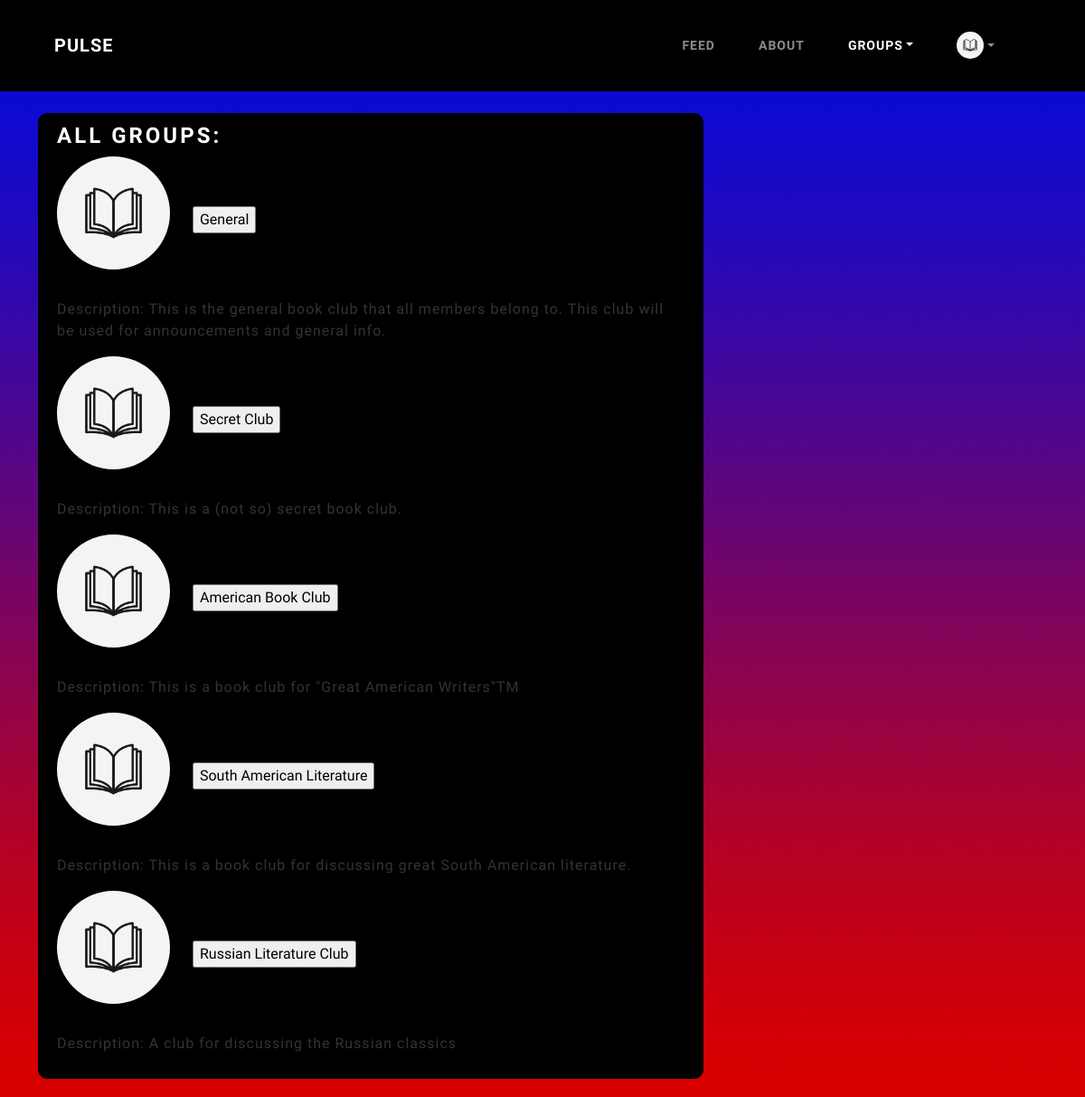
Screenshot of /club-list/ (signed in) with the database file from the repository.
### users/models.py (models this page shows, shortened)
class Profile(models.Model):
    user = models.OneToOneField(User, on_delete=models.CASCADE)
    image = models.ImageField(default='profile_pics/default-icon_RTHxOC0.jpg', upload_to='profile_pics')
    bio = models.TextField(default="There isn't much here...", blank=True)
    club = models.ManyToManyField(Club)

### blog/models.py (models this page shows, shortened)
class Club(models.Model):
    name = models.CharField(max_length=100)
    description = models.CharField(max_length=500, null=True)
    banner = models.ImageField(default='profile_pics/default-club_iFCZdbI.jpg', upload_to='profile_pics')
    owner = models.ForeignKey(User, on_delete=models.CASCADE, null=True)

### blog/views.py (the view, shortened to what this page needs)
# urls.py: path('club-list/', views.club_list, name='club-list'),
def club_list(request): #includes means of joining club
    clubs = Club.objects.all()
    user = request.user
    return render(request, 'blog/club_list.html', {'clubs': clubs, 'active_page':'groups'})

### blog/templates/blog/club_list.html (shortened to what this page needs)
{% extends "blog/base.html" %}
{% load crispy_forms_tags %}
{% block content %}
{% if user.is_authenticated %}
    <div class="content-section">
        <h3>All Groups:</h3>
        <form method="POST">
            {% for club in clubs %}
                <img class="rounded-circle account-img" src="{{ club.banner.url }}" />
                <input type="submit" name="btn" value="{{ club.name }}" />
                Description: {{ club.description }}
            {% endfor %}
        </form>
    </div>
{% else %}
    <div class="content-section">
        <h5>To view Pulse, please <a href="{% url 'login' %}">login</a> or <a href="{% url 'register' %}">register</a> an account</h5>
    </div>
{% endif %}
{% endblock content %}

### blog/templates/blog/base.html (shortened to what this page needs)
{% load static %}
<!DOCTYPE html>
<html>
<head>
    <link href="https://cdn.jsdelivr.net/npm/bootstrap@5.3.3/dist/css/bootstrap.min.css" rel="stylesheet">
    <link rel="stylesheet" type="text/css" href="https://bootswatch.com/5/lux/bootstrap.min.css">
    <link rel="stylesheet" type="text/css" href="{% static 'blog/main.css' %}">
</head>
<body>
  <header class="site-header">
    <nav class="navbar navbar-expand-md navbar-dark bg-black fixed-top px-5" data-bs-theme="dark">
      <div class="container-fluid d-flex align-items-center">
        <a class="navbar-brand" href="{% url 'blog-home' %}">Pulse</a>
        <div class="d-flex align-items-center ms-auto">
          <ul class="navbar-nav d-flex align-items-center">
            <li class="nav-item">
              <a class="nav-link {% if active_page == 'home' %}active{% endif %}" href="{% url 'blog-home' %}">Feed
              </a>
            </li>
            <li class="nav-item">
              <a class="nav-link {% if active_page == 'about' %}active{% endif %}" href="{% url 'blog-about' %}">About</a>
            </li>
            {% if user.is_authenticated %}
              <li class="nav-item dropdown">
                <a class="nav-link dropdown-toggle {% if active_page == 'groups' %}active{% endif %}" data-bs-toggle="dropdown" href="#" role="button" aria-haspopup="true" aria-expanded="false">Groups</a>
              </li>
              <li class="nav-item dropdown d-flex align-items-center">
                <a class="nav-link dropdown-toggle d-flex align-items-center {% if active_page == 'profile' %}active{% endif %}" data-bs-toggle="dropdown" href="#" role="button" aria-haspopup="true" aria-expanded="false">
                  <img class="rounded-circle nav-img" src="{{ user.profile.image.url }}" alt="Profile Image" style="height:30px; width:30px; object-fit:cover; vertical-align:middle;">
                </a>
              </li>
            {% endif %}
          </ul>
        </div>
      </div>
    </nav>
  </header>
    <main role="main" class="container">
        <div class="row">
          <div class="col-md-8">
            {% block content %}{% endblock %}
          </div>
        </div>
    </main>
</body>
</html>

### staticfiles/blog/main.css (style rules this page uses)
body { background: #fafafa; color: #333333; margin-top: 5rem; padding-top: 45px; }
h1, h2, h3, h4, h5, h6 { color: #ffffff; }
ul { margin: 0; }
.content-section { background: #000000; padding: 10px 20px; border: 1px solid #000000; border-radius: 10px; margin-bottom: 20px; position: relative; overflow: hidden; transition: all 0.3s ease; cursor:pointer; }
.content-section::before { content: ''; position: absolute; top: 0; left: 0; right: 0; bottom: 0; background-color: rgba(81, 81, 81, 0.15); opacity: 0; z-index: 1; }
.content-section > * { position: relative; z-index: 2; }
.nav-img { height: 30px; width: 30px; }
.account-img { height: 125px; width: 125px; margin-right: 20px; margin-bottom: 16px; }

### rows the page displays
Club: banner (placeholder picture), btn "General", description "This is the general book club that all members belong to. This club will be used for announcements and general info."
Club: banner (placeholder picture), btn "Secret Club", description "This is a (not so) secret book club."
Club: banner (placeholder picture), btn "American Book Club", description "This is a book club for \"Great American Writers\"TM"
Club: banner (placeholder picture), btn "South American Literature", description "This is a book club for discussing great South American literature."
Club: banner (placeholder picture), btn "Russian Literature Club", description "A club for discussing the Russian classics"
